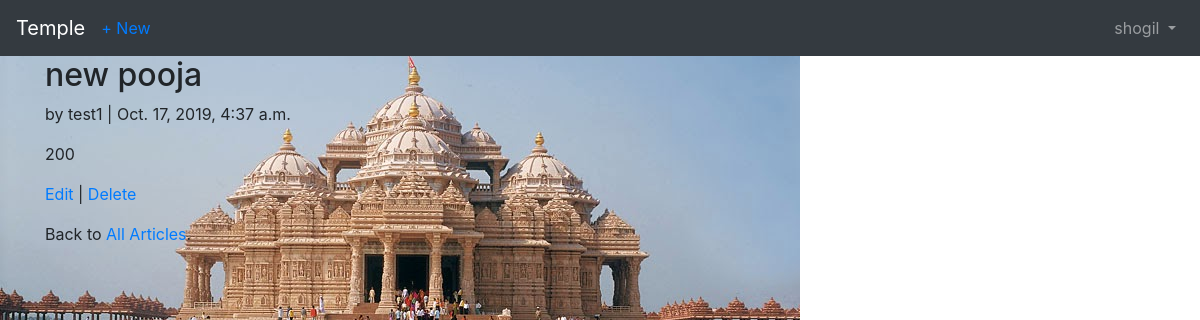
The page /articles/5/ (signed in) on the database its author committed.
### users/models.py (models this page shows)
class CustomUser1(AbstractUser):
    age = models.PositiveIntegerField(default=0)

### articles/models.py (models this page shows, shortened)
class Article(models.Model):
    title = models.CharField(max_length=255)
    body = models.CharField(max_length=255)
    date = models.DateTimeField(auto_now_add=True)
    author = models.ForeignKey(
        settings.AUTH_USER_MODEL,
        on_delete=models.CASCADE,
    )

### articles/views.py (the view)
# urls.py: path('<int:pk>/', views.ArticleDetailView.as_view(), name='article_detail'), # new
class ArticleDetailView(LoginRequiredMixin,DetailView):
    model = models.Article
    template_name = 'article_detail.html'
    login_url = 'login'

### templates/article_detail.html
{% extends 'base.html' %}
{% block content %}
<div class="article-entry">
<h2>{{ object.title }}</h2>
<p>by {{ object.author }} | {{ object.date }}</p>
<p>{{ object.body }}</p>
</div>
<p><a href="{% url 'article_edit' article.pk %}">Edit</a> | <a href="{% url 'article_delete' article.pk %}">Delete</a></p>
    <p>Back to <a href="{% url 'article_list' %}">All Articles</a>.</p>
    {% endblock content %}

### templates/base.html (shortened to what this page needs)
<!doctype html>
<html lang="en">
<head>
    <link rel="stylesheet" href="https://stackpath.bootstrapcdn.com/bootstrap/4.1.3/css/bootstrap.min.css">
</head>
<body>
        <td class="tdStyle">
    <nav class="navbar navbar-expand-md navbar-dark bg-dark mb-�">
        <a class="navbar-brand" href="{% url 'home' %}">Temple</a>
        {% if user.is_authenticated %}
        <ul class="navbar-nav mr-auto">
            <li class="nav-item"><a href="{% url 'article_new' %}">+ New</a></li>
        </ul>
        {% endif %}
        <div class="collapse navbar-collapse" id="navbarCollapse">
        {% if user.is_authenticated %}
        <ul class="navbar-nav ml-auto">
        <li class="nav-item">
        <a class="nav-link dropdown-toggle" href="#" id="userMenu" data-toggle="dropdown" aria-haspopup="true" aria-expanded="false">
        {{ user.username }}
        </a>
        </li>
        </ul>
        {% else %}
        <form class="form-inline ml-auto">
        <a href="{% url 'login' %}" class="btn btn-outline-secondary">Log in</a>
        <a href="{% url 'signup' %}" class="btn btn-primary ml-�">Sign up</a>
        </form>
        {% endif %}
        </div>
    </nav>
        <div class="container">
        {% block content %}
        {% endblock %}
        </div>
</body>
</html>

### templates/base.html (style rules this page uses)
body { background: white url("images/1.jpg") no-repeat; }

### rows shown on the page
CustomUser1: username "shogil"
Article: title "new pooja", author "test1", date "Oct. 17, 2019, 4:37 a.m.", body "200"
